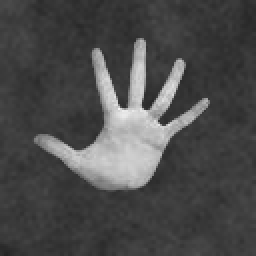
#> input picture SKL/提出用/RealTimeDetection/content/kaggle_fingers/fingers/test/000e7aa6-100b-4c6b-9ff0-e7a8e53e4465_5L.png, 128 x 128 px, given in place of the camera (shown 2 times larger)
$ python tempCodeRunnerFile.py
#> lines starting #> are read from the running program, lines starting #| are printed output that depends on the picture
# リアルタイムで指の本数を判別（連続予測版）

import cv2
import numpy as np
import pickle
import time

class RealTimeFingerDetector:
    def __init__(self, model_path):
        """保存されたモデルを読み込み"""
#> called with model_path = 'finger_model.pkl'
        with open(model_path, 'rb') as f:
#> (reads SKL/finger_model.pkl from the repository)
#> in run_realtime_detection, frame is the input picture: shape (128, 128, 3); min 36, max 243, mean 75.2
            self.model = pickle.load(f)

        # 予測の安定化用
        self.prediction_history = []
        self.history_size = 5  # 過去5回の予測を保持
        self.last_prediction_time = 0
        self.prediction_interval = 0.5  # 0.5秒間隔で予測

        print("リアルタイム指検出器を初期化しました！")

    def preprocess_image(self, image, target_size=(64, 64)):
        """画像を前処理"""
#> called with target_size = (64, 64)
        gray = cv2.cvtColor(image, cv2.COLOR_BGR2GRAY)
        resized = cv2.resize(gray, target_size)
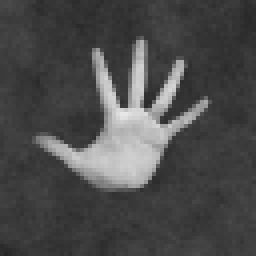
#> resized: shape (64, 64) (shown 4 times larger); min 37, max 231, mean 75.3
        return resized.flatten()

    def get_stable_prediction(self, current_prediction):
        """予測結果を安定化（ノイズ除去）"""
        self.prediction_history.append(current_prediction)

        # 履歴サイズを制限
        if len(self.prediction_history) > self.history_size:
            self.prediction_history.pop(0)

        # 最頻値を返す（最も多く予測された値）
        if len(self.prediction_history) >= 3:
            return max(set(self.prediction_history), key=self.prediction_history.count)
        else:
            return current_prediction

    def run_realtime_detection(self):
        """リアルタイムで指の本数を判別"""
        cap = cv2.VideoCapture(0)

        if not cap.isOpened():
            print("エラー: Webカメラが開けません")
            return

        print("リアルタイム指検出を開始！")
        print("'q'キーで終了")

        current_prediction = 0
        stable_prediction = 0

        while True:
            ret, frame = cap.read()
            if not ret:
                break

            # 現在時刻
            current_time = time.time()

            # 一定間隔で予測実行
            if current_time - self.last_prediction_time > self.prediction_interval:
                try:
                    # 予測実行
                    current_prediction = self.model.predict([self.preprocess_image(frame)])[0]
#> current_prediction = 3
                    stable_prediction = self.get_stable_prediction(current_prediction)
#> stable_prediction = 3
                    self.last_prediction_time = current_time

                except Exception as e:
                    print(f"予測エラー: {e}")

            # 画面に情報を表示
            display_frame = frame.copy()

            # 背景を少し暗くして文字を見やすく
            overlay = display_frame.copy()
            cv2.rectangle(overlay, (10, 10), (300, 120), (0, 0, 0), -1)
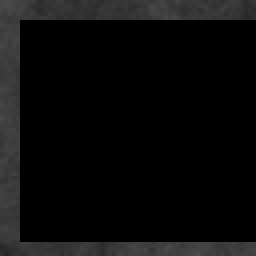
#> overlay: shape (128, 128, 3) (shown 2 times larger); min 0, max 79, mean 11.6
            cv2.addWeighted(overlay, 0.3, display_frame, 0.7, 0, display_frame)
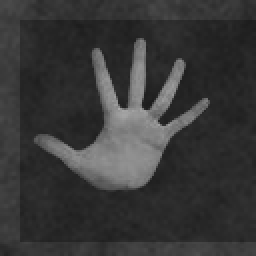
#> display_frame: shape (128, 128, 3) (shown 2 times larger); min 27, max 170, mean 56.1

            # 予測結果を表示
            cv2.putText(display_frame, f"Fingers: {stable_prediction}",
                       (20, 50), cv2.FONT_HERSHEY_SIMPLEX, 1.2, (0, 255, 0), 3)

            # 現在の予測値も表示（参考用）
            cv2.putText(display_frame, f"Current: {current_prediction}",
                       (20, 80), cv2.FONT_HERSHEY_SIMPLEX, 0.7, (255, 255, 255), 2)

            # 終了方法を表示
            cv2.putText(display_frame, "Press 'q' to quit",
                       (20, 110), cv2.FONT_HERSHEY_SIMPLEX, 0.6, (255, 255, 255), 1)
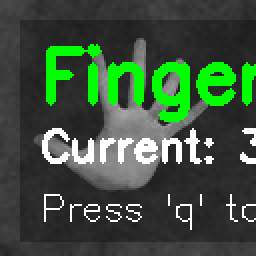
#> display_frame: shape (128, 128, 3) (shown 2 times larger); mean B, G, R 60.5, 81.9, 60.5

            # フレームを表示
            cv2.imshow('Real-time Finger Detection', display_frame)

            # 'q'キーで終了
            if cv2.waitKey(1) & 0xFF == ord('q'):
#> (key q is pressed here)
                break

        cap.release()
        cv2.destroyAllWindows()
        print("リアルタイム検出を終了しました")

def main():
    model_path = "finger_model.pkl"

    try:
        detector = RealTimeFingerDetector(model_path)
        detector.run_realtime_detection()

    except FileNotFoundError:
        print(f"エラー: モデルファイル '{model_path}' が見つかりません")
        print("Google Driveからfinger_model.pklをダウンロードしてください")
    except Exception as e:
        print(f"エラーが発生しました: {e}")

if __name__ == "__main__":
    main()
